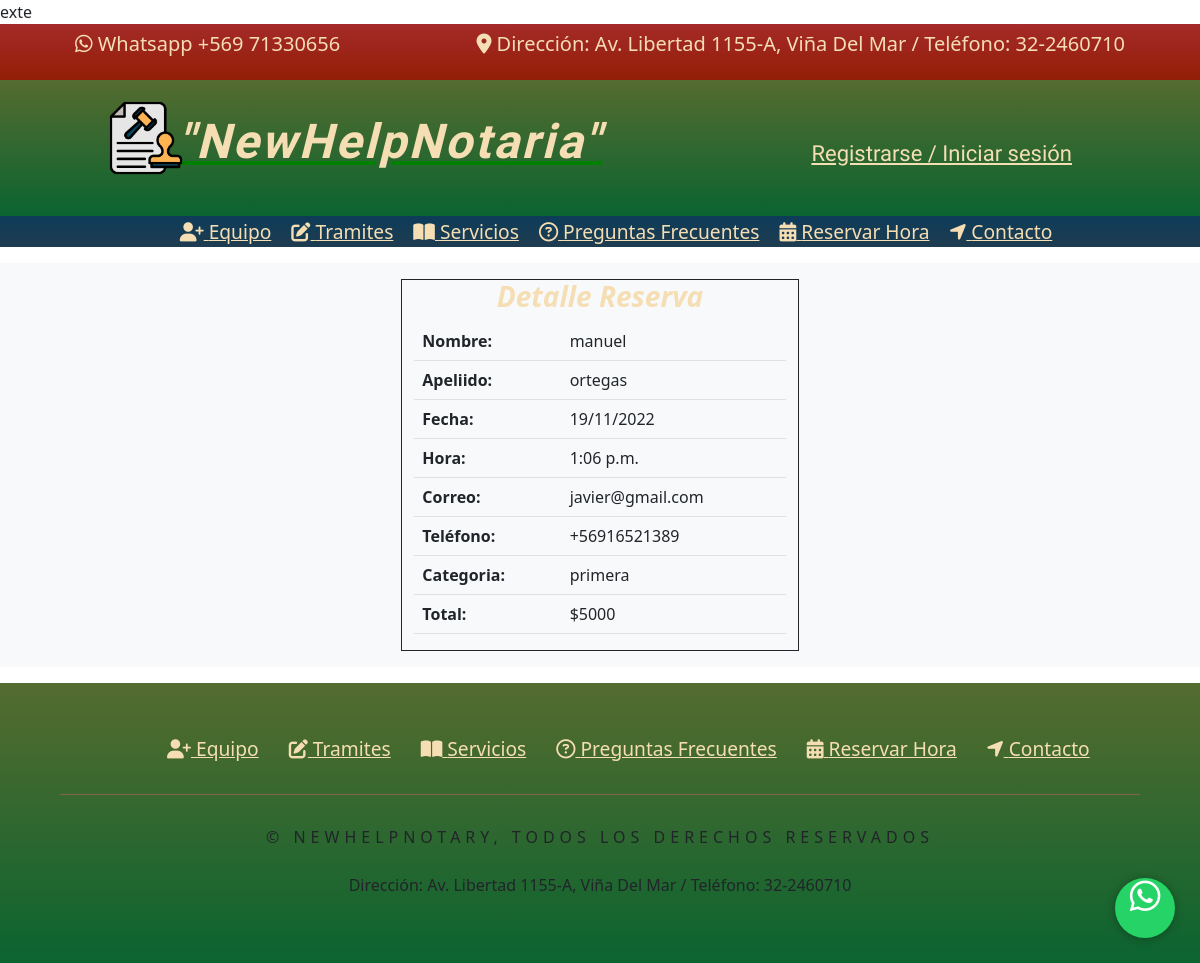
The app's page /payment_complete/13/ with its own data.
### app/models.py (models this page shows, shortened)
class ReservaDeHora(models.Model):
    id = models.AutoField(primary_key=True)
    nombre = models.CharField(max_length=50)
    slug = AutoSlugField(populate_from='nombre')
    apellido = models.CharField(max_length=50)
    fecha = models.DateField(verbose_name='Fecha ')
    hora = models.TimeField(verbose_name='Hora ')
    correo = models.EmailField()
    telefono = models.CharField(max_length=9)
    order_key = models.CharField('numero orden', max_length=200, blank=True)
    payment_option = models.CharField('Opción de pago', max_length=50, blank=True)
    CategoriaTramite = models.ForeignKey(Categoria, models.DO_NOTHING)
    total = models.IntegerField(default=5000)

class Categoria(models.Model):
    id = models.AutoField(primary_key=True)
    nombre = models.CharField(max_length=100,null=True)
    slug = AutoSlugField(populate_from='nombre')
    def __str__(self):
        return self.nombre
    class Meta:
        db_table = 'Categoria_Reserva'
        verbose_name = 'Categoría Reserva'
        verbose_name_plural = 'Categorias Reservas'

### app/views.py (the view, shortened to what this page needs)
# urls.py: path('payment_complete/<int:pk>/',payment_complete, name='payment_complete' ),
def payment_complete(request, pk):
    reserva = get_object_or_404(ReservaDeHora, id=pk)
    PPClient = PayPalClient()
    return render(request, 'app/ReservaClientes/payment_complete.html', {'reserva': reserva})

### app/Templates/app/ReservaClientes/payment_complete.html (shortened to what this page needs)
exte{% extends 'app/base.html' %}
{% load static %}
{% block css %}
<link href="https://cdn.jsdelivr.net/npm/bootstrap@5.2.0-beta1/dist/css/bootstrap.min.css" rel="stylesheet">
<link rel="stylesheet" href="{% static 'app/css/diseno.css' %}" type="text/css">
<link rel="stylesheet" href="{% static 'app/css/contacto.css' %}" type="text/css">
{% endblock %}
{% block contenido %}
<div class="invoice p-3 mb-3 bg-light">
  <div class="row">
    <div class="col-4 border border-dark mx-auto text-center">
      <h2 class="lead fs-3 fw-bold">Detalle Reserva</h2>
      <div class="table-responsive">
        <table class="table">
          <tbody>
          <tr>
            <th >Nombre:</th>
            <td >{{ reserva.nombre }}</td>
          </tr>
          <tr>
            <th>Apeliido:</th>
            <td>{{ reserva.apellido }}</td>
          </tr>
          <tr>
            <th>Fecha:</th>
            <td>{{ reserva.fecha | date:'d/m/Y' }}</td>
          </tr>
          <tr>
            <th>Hora:</th>
            <td>{{ reserva.hora | time:'P' }}</td>
          </tr>
          <tr>
            <th>Correo:</th>
            <td>{{ reserva.correo }}</td>
          </tr>
          <tr>
            <th>Teléfono:</th>
            <td>{{ reserva.telefono }}</td>
          </tr>
          <tr>
            <th>Categoria:</th>
            <td>{{ reserva.CategoriaTramite }}</td>
          </tr>
          <tr>
            <th>Total:</th>
            <td>${{ reserva.total }}</td>
          </tr>
        </tbody>
      </table>
      </div>
    </div>
  </div>
</div>
{% endblock %}

### app/static/app/css/estyle.css (style rules this page uses)
* { margin: 0; padding: 0; box-sizing: border-box; }
body { padding: 0; margin: 0; background-color:white; font-family: 'Roboto', sans-serif; }
h2 { font-size: 300% ;font-style: italic; font-weight: 500 ; color: wheat; }

### app/static/app/css/contacto.css (style rules this page uses)
* { margin: 0; padding: 0; box-sizing: border-box; }

### records on screen
ReservaDeHora: nombre "manuel", apellido "ortegas", fecha "19/11/2022", hora "1:06 p.m.", correo "javier@gmail.com", telefono "+56916521389", CategoriaTramite "primera", total "5000"
